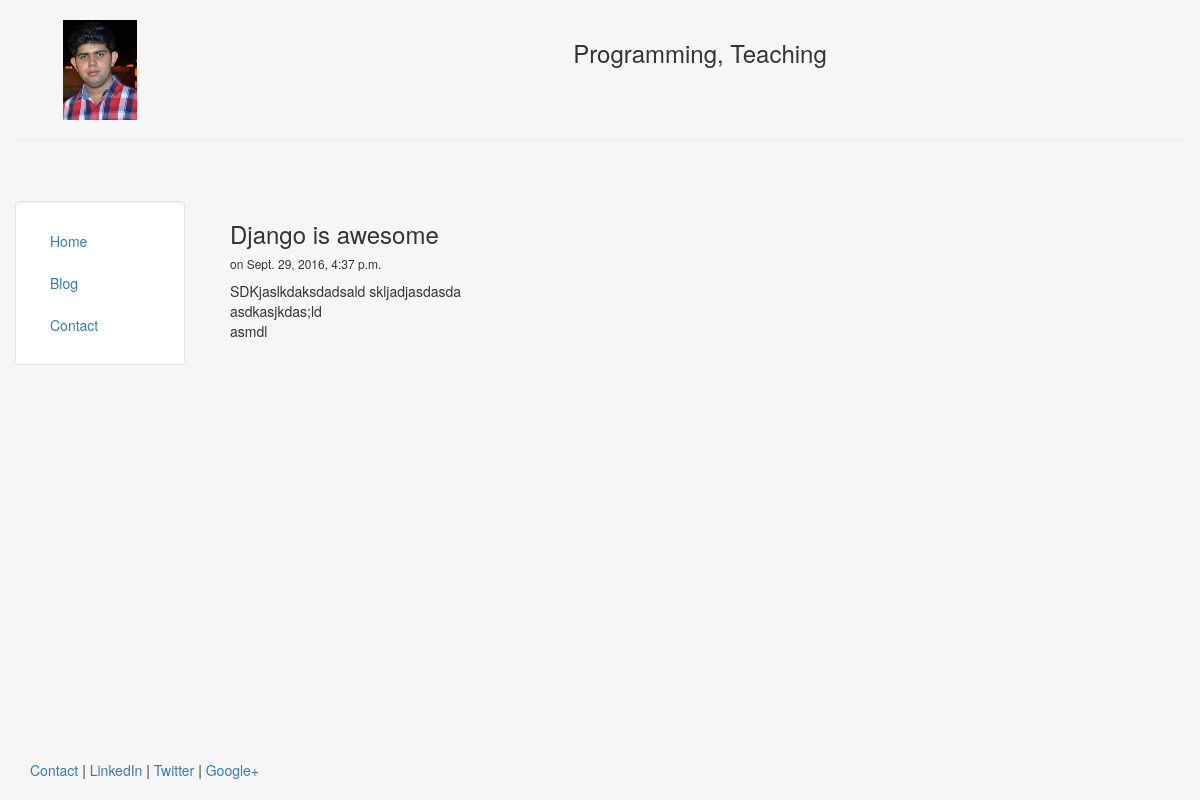
The page /blog/1 on the database its author committed.
### blog/models.py (models this page shows, shortened)
class  Post(models.Model):
	title = models.CharField(max_length=140)
	body =	models.TextField()
	date = models.DateTimeField()

### blog/templates/blog/post.html
{% extends "personal/header.html" %}
{% block content %}
	<h3> {{post.title}}</h3>
	<h6>on {{post.date}}</h6>
	{{post.body|safe|linebreaks}}
{% endblock %}

### personal/templates/personal/header.html (style rules this page uses)
html, body { height:100% }

### rows shown on the page
Post: title "Django is awesome", date "Sept. 29, 2016, 4:37 p.m.", body "SDKjaslkdaksdadsald skljadjasdasda asdkasjkdas;ld asmdl"
